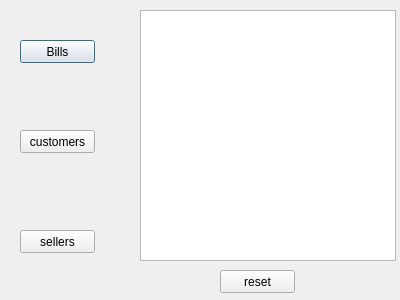
<?xml version="1.0" encoding="UTF-8"?>
<ui version="4.0">
 <class>mainreportpage</class>
 <widget class="QDialog" name="mainreportpage">
  <property name="geometry">
   <rect>
    <x>0</x>
    <y>0</y>
    <width>400</width>
    <height>300</height>
   </rect>
  </property>
  <property name="windowTitle">
   <string>Dialog</string>
  </property>
  <widget class="QPushButton" name="pushButton">
   <property name="geometry">
    <rect>
     <x>20</x>
     <y>40</y>
     <width>75</width>
     <height>23</height>
    </rect>
   </property>
   <property name="text">
    <string>Bills</string>
   </property>
  </widget>
  <widget class="QPushButton" name="pushButton_2">
   <property name="geometry">
    <rect>
     <x>20</x>
     <y>130</y>
     <width>75</width>
     <height>23</height>
    </rect>
   </property>
   <property name="text">
    <string>customers</string>
   </property>
  </widget>
  <widget class="QPushButton" name="pushButton_3">
   <property name="geometry">
    <rect>
     <x>20</x>
     <y>230</y>
     <width>75</width>
     <height>23</height>
    </rect>
   </property>
   <property name="text">
    <string>sellers</string>
   </property>
  </widget>
  <widget class="QTableView" name="tableView">
   <property name="geometry">
    <rect>
     <x>140</x>
     <y>10</y>
     <width>256</width>
     <height>251</height>
    </rect>
   </property>
  </widget>
  <widget class="QPushButton" name="reset">
   <property name="geometry">
    <rect>
     <x>220</x>
     <y>270</y>
     <width>75</width>
     <height>23</height>
    </rect>
   </property>
   <property name="text">
    <string>reset</string>
   </property>
  </widget>
 </widget>
 <resources/>
 <connections/>
</ui>
